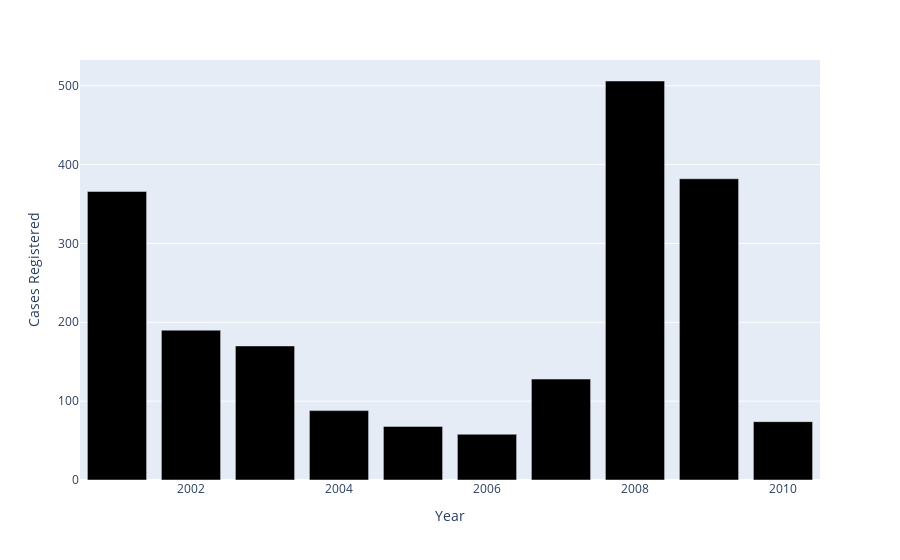

Notebook source saved alongside this figure:
### Code cell
g3 = pd.DataFrame(police_hr.groupby(['Year'])['Cases_Registered_under_Human_Rights_Violations'].sum().reset_index())
g3.columns = ['Year','Cases Registered']

fig = px.bar(g3,x='Year',y='Cases Registered',color_discrete_sequence=['black'])
fig.show()

### Figure 1 — Plotly figure (JSON) as saved in the notebook; plotly's stock layout.template omitted (floating-point values rounded to 4 significant figures)
{"data": [{"alignmentgroup": "True", "hovertemplate": "Year=%{x}<br>Cases Registered=%{y}<extra></extra>", "legendgroup": "", "marker": {"color": "black", "pattern": {"shape": ""}}, "name": "", "offsetgroup": "", "orientation": "v", "showlegend": false, "textposition": "auto", "type": "bar", "x": [2001, 2002, 2003, 2004, 2005, 2006, 2007, 2008, 2009, 2010], "xaxis": "x", "y": [366, 190, 170, 88, 68, 58, 128, 506, 382, 74], "yaxis": "y"}], "layout": {"barmode": "relative", "legend": {"tracegroupgap": 0}, "margin": {"t": 60}, "xaxis": {"anchor": "y", "domain": [0, 1], "title": {"text": "Year"}, "type": "linear", "range": [2000.0, 2010.0], "autorange": true}, "yaxis": {"anchor": "x", "domain": [0, 1], "title": {"text": "Cases Registered"}, "type": "linear", "range": [0, 532.6], "autorange": true}, "autosize": true}}
